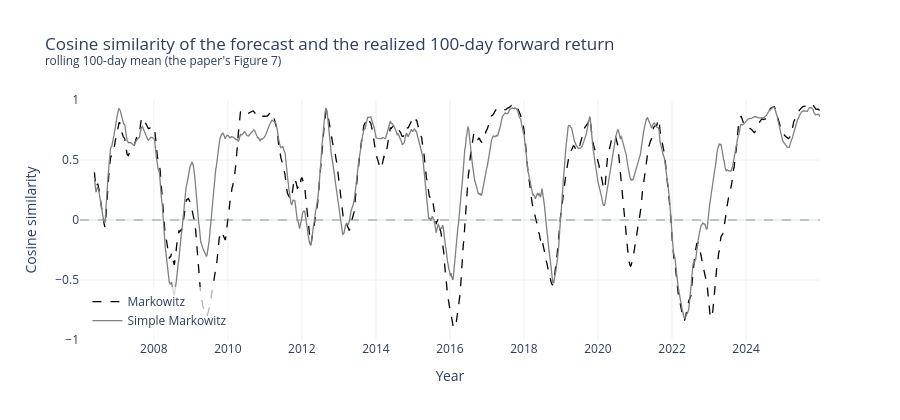

Notebook code cell kept with this figure:
### Code cell
fig = go.Figure()
fig.add_trace(go.Scatter(x=rolling_cosine.index, y=rolling_cosine["Markowitz"], name="Markowitz",
                         line={"color": "black", "dash": "dash", "width": 1.3}))
fig.add_trace(go.Scatter(x=rolling_cosine.index, y=rolling_cosine["Simple Markowitz"],
                         name="Simple Markowitz", line={"color": "grey", "width": 1.3}))
fig.add_hline(y=0.0, line_dash="dash", line_color="grey", line_width=0.8)
fig.update_layout(
    title="Cosine similarity of the forecast and the realized 100-day forward return"
          "<br><sup>rolling 100-day mean (the paper's Figure 7)</sup>",
    height=420, xaxis_title="Year", yaxis={"title": "Cosine similarity", "range": [-1, 1]},
    legend={"x": 0.01, "y": 0.02, "bgcolor": "rgba(255,255,255,0.7)"}, hovermode="x unified",
)
fig.show()

### Figure 1 — Plotly figure (JSON) as saved in the notebook; plotly's stock layout.template omitted (floating-point values rounded to 4 significant figures; data arrays with more than 128 entries replaced by an {"elided": "..."} marker saying what was removed)
{"data": [{"line": {"color": "black", "dash": "dash", "width": 1.3}, "name": "Markowitz", "type": "scatter", "x": {"elided": "5031 str values"}, "y": {"elided": "5031 float values"}}, {"line": {"color": "grey", "width": 1.3}, "name": "Simple Markowitz", "type": "scatter", "x": {"elided": "5031 str values"}, "y": {"elided": "5031 float values"}}], "layout": {"height": 420, "hovermode": "x unified", "legend": {"bgcolor": "rgba(255,255,255,0.7)", "x": 0.01, "y": 0.02}, "shapes": [{"line": {"color": "grey", "dash": "dash", "width": 0.8}, "type": "line", "x0": 0, "x1": 1, "xref": "x domain", "y0": 0, "y1": 0, "yref": "y"}], "title": {"text": "Cosine similarity of the forecast and the realized 100-day forward return<br><sup>rolling 100-day mean (the paper's Figure 7)</sup>"}, "xaxis": {"title": {"text": "Year"}}, "yaxis": {"range": [-1, 1], "title": {"text": "Cosine similarity"}}}}
